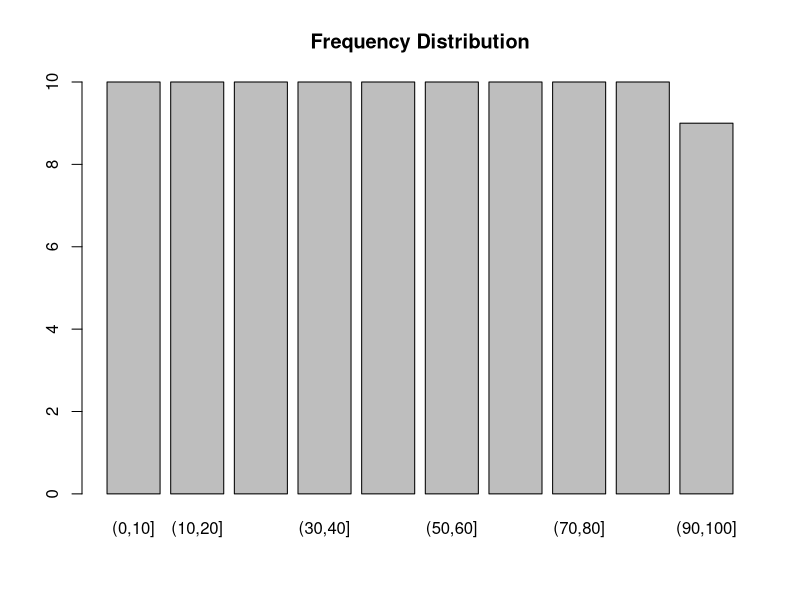

Here is the R script that generated this plot:
##SLIP - 10
##Q.1
a <- data.frame(x=c(1,2,3))
b <- data.frame(x=c(2,3,4))

union(a,b)
intersect(a,b)
setdiff(a,b)
setequal(a,b)

#Q.2
x <- sample(0:100,100)

freq <- table(cut(x,breaks=seq(0,100,10)))

freq

barplot(freq, main="Frequency Distribution")
